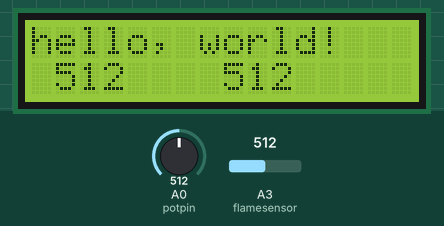
Bench run of a sketch on a simulated Arduino Uno, built with avr-gcc and run on an emulated ATmega328P. Shown: 16×2 character LCD. The test bench sets the inputs (shaded band); at power-on: A0 (potpin) = 512, A3 (flamesensor) = 512. What the sketch prints to the serial monitor is not drawn.

Above: at 1.2 s.
1.3 s: A0 (potpin) set to 716
At 2.6 s:
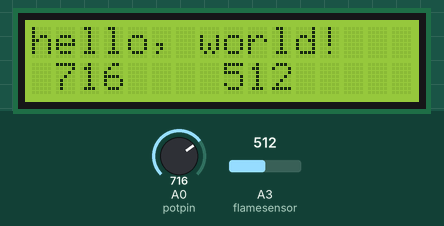
3.5 s: A3 (flamesensor) set to 716
At 4.5 s:
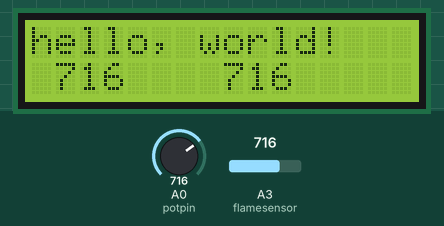
5.5 s: A0 (potpin) set to 511
At 7.2 s:
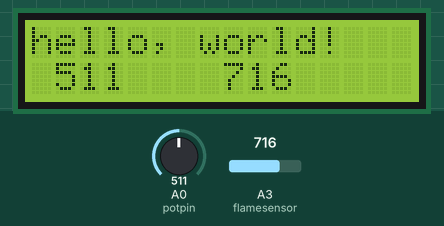
7.5 s: A3 (flamesensor) set to 900
At 9.2 s:
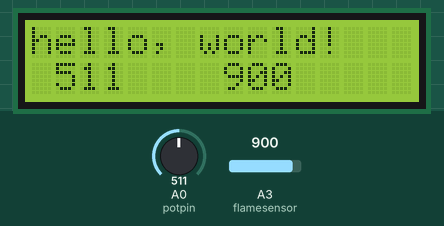
9.5 s: A0 (potpin) set to 122
At 11.1 s:
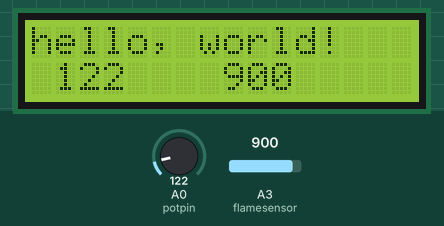
11.6 s: A3 (flamesensor) set to 1023
At 13.0 s:
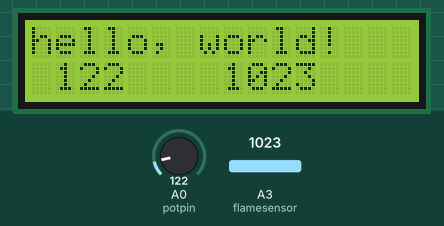
Timing chart, 0 to 14.6 s (numbered marks = the images above; inputs shaded):
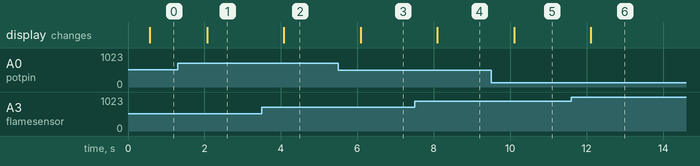

The sketch:

lcd__potentiometer_and_flame_sensor.ino
```cpp
#include <LiquidCrystal.h>


// initialize the library by associating any needed LCD interface pin
// with the arduino pin number it is connected to
const int rs = 12, en = 11, d4 = 5, d5 = 4, d6 = 3, d7 = 2;
LiquidCrystal lcd(rs, en, d4, d5, d6, d7);

int potpin=A0;
int flamesensor=A3;
void setup() {
  // set up the LCD's number of columns and rows:
  lcd.begin(16, 2);
  // Print a message to the LCD.
  lcd.print("hello, world!");
  Serial.begin(9600);
}

void loop() {
  // set the cursor to column 0, line 1
  // (note: line 1 is the second row, since counting begins with 0):
  int potval=analogRead(potpin);
  int val=analogRead(flamesensor);
Serial.print("potval: ");
Serial.print(potval, HEX);
Serial.print("\t");
Serial.print("flamesensorval: ");
Serial.print(val, DEC);
Serial.println();
delay(500);

lcd.setCursor(1, 1);
 lcd.print(potval);

 lcd.setCursor(8,1);
 lcd.print(val);

}
```

Measured:
- after the input at 1.3 s, the display: changes after 0.77 s (image 1)
- after the input at 3.5 s, the display: changes after 0.58 s (image 2)
- after the input at 5.5 s, the display: changes after 0.59 s (image 3)
- after the input at 7.5 s, the display: changes after 0.60 s (image 4)
- after the input at 9.5 s, the display: changes after 0.61 s (image 5)
- after the input at 11.6 s, the display: changes after 0.51 s (image 6)
